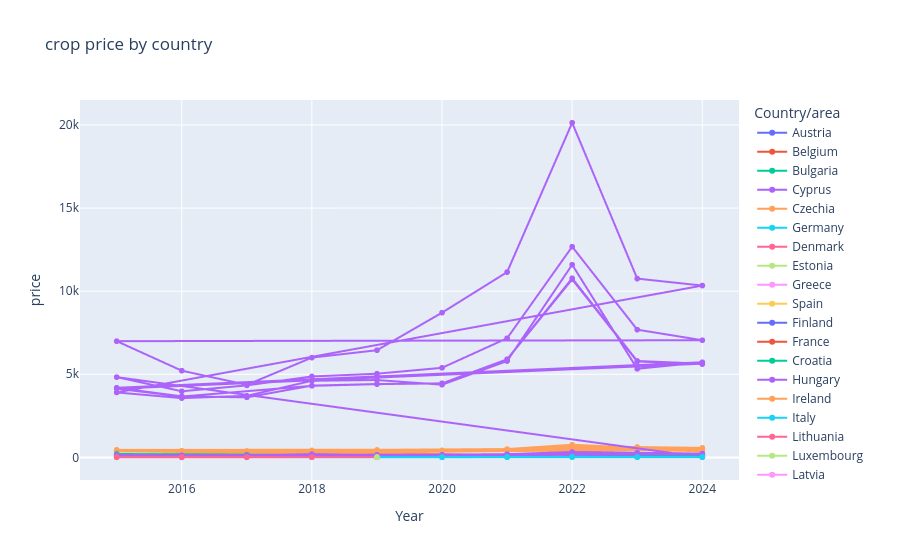

Notebook source saved alongside this figure:
### Code cell
import plotly.express as px

fig = px.line(
    prices_df,
    x="TIME_PERIOD",
    y="OBS_VALUE",
    color="geo",
    markers=True,
    title="crop price by country",
    labels={
        "TIME_PERIOD": "Year",
        "OBS_VALUE": "price",
        "geo": "Country/area",
    },
)

fig.show()
